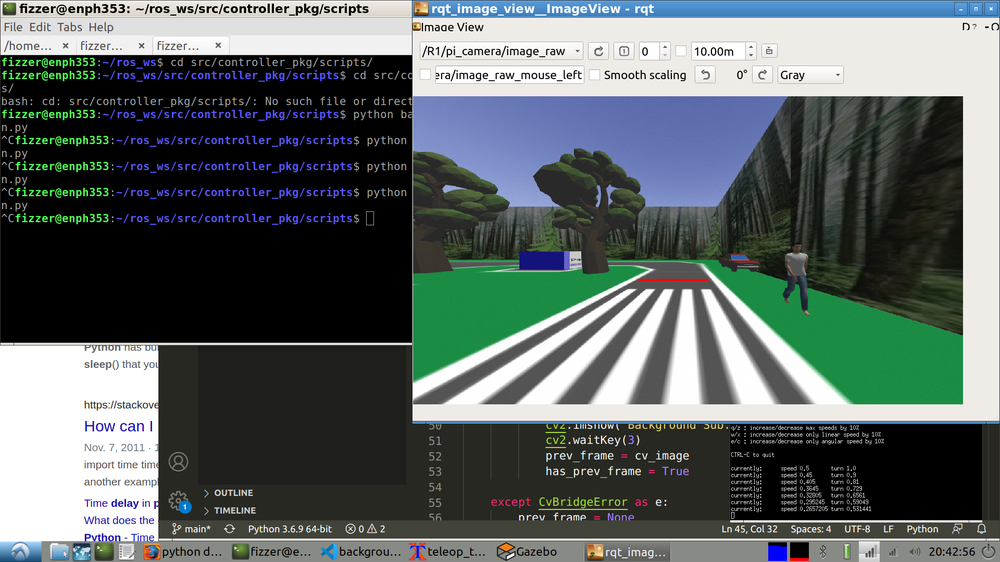
#> input picture scripts/frame1.png, 1000 x 562 px, shrunk from 1920 x 1080 before the run
$ python backsubtest.py
#> lines starting #> are read from the running program, lines starting #| are printed output that depends on the picture; after the words box and inside, x2 and y2 are one past the last pixel; in counts of white or black regions, pixels touching at a corner belong together
#!/usr/bin/env python

import numpy as np
import cv2 as cv
import time

img1 = cv.imread('frame1.png',cv.IMREAD_COLOR)
#> img1 is the input picture: shape (562, 1000, 3); mean B, G, R 100.1, 101.6, 92.3
img2 = cv.imread('frame2.png',cv.IMREAD_COLOR)
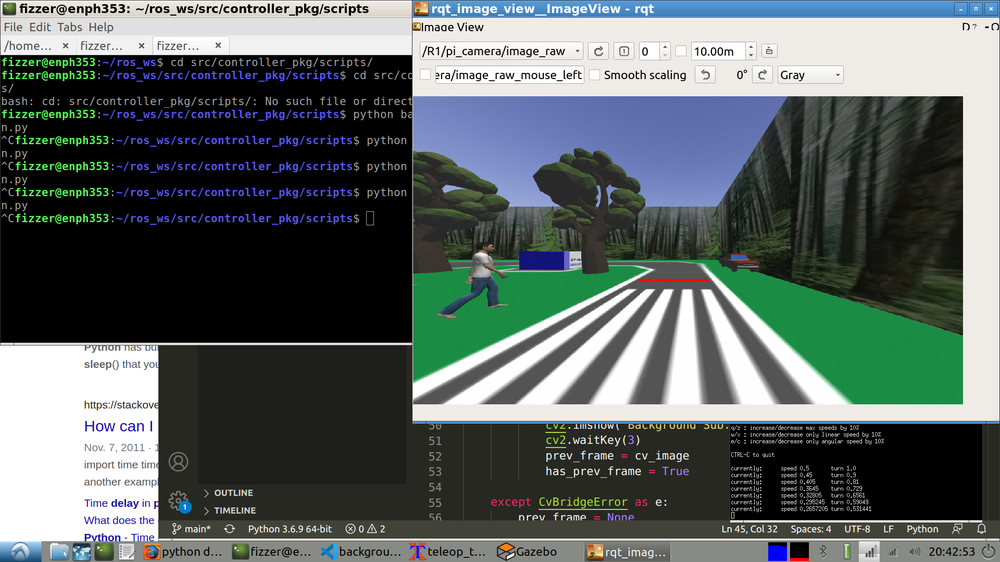
#> input picture scripts/frame2.png, 1000 x 562 px, shrunk from 1920 x 1080 before the run
#> img2 is the input picture: shape (562, 1000, 3); mean B, G, R 100.1, 101.5, 92.4

stack_image = cv.subtract(img1, img2)
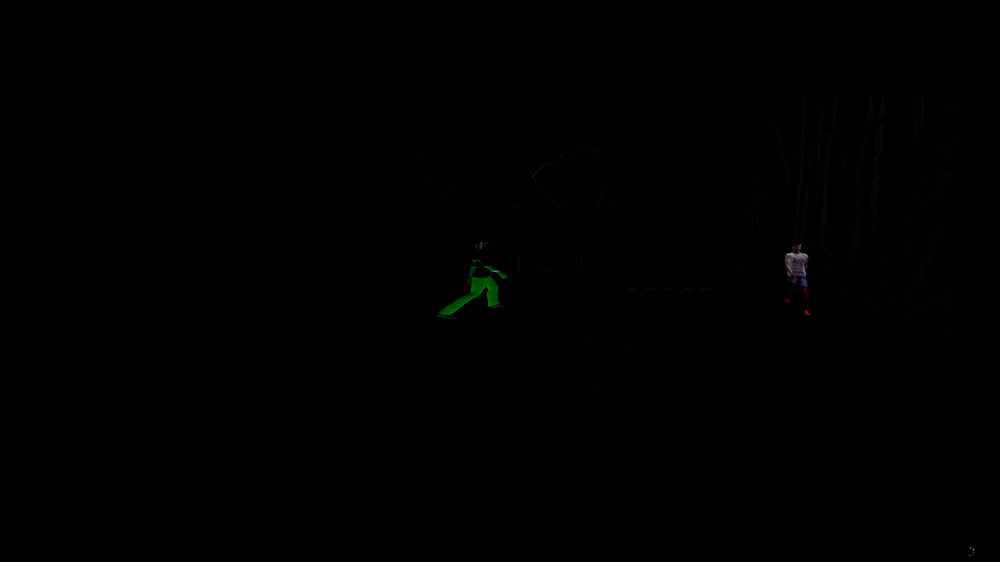
#> stack_image: shape (562, 1000, 3); mean B, G, R 0.3, 0.4, 0.3
gray = cv.cvtColor(stack_image, cv.COLOR_BGR2GRAY)
_, thresh = cv.threshold(gray,15,255,cv.THRESH_BINARY)
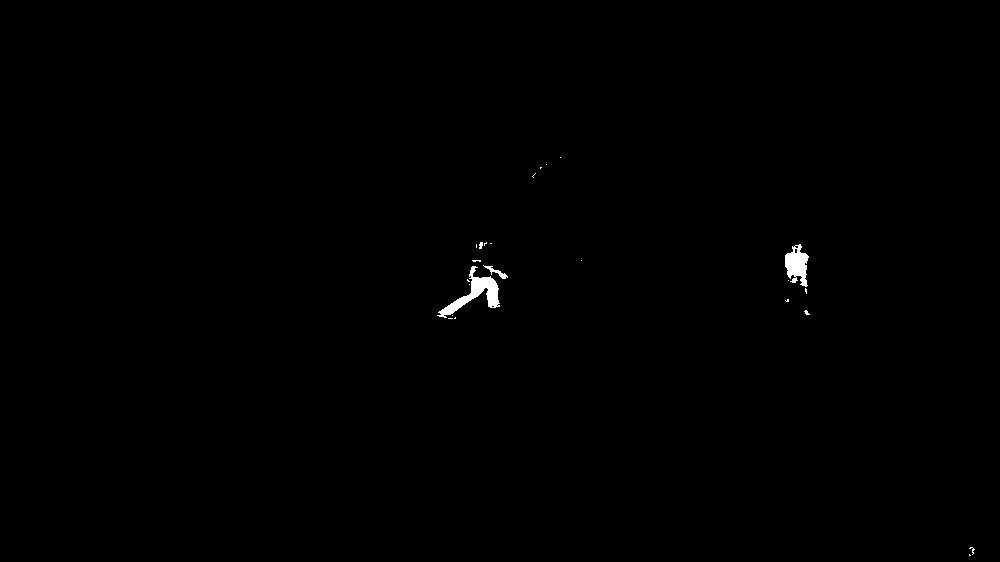
#> thresh: shape (562, 1000); 0.32% white; 24 white regions (20 under 20 px), largest, box (x1, y1, x2, y2) and area: (437, 266, 500, 318) 931, (785, 244, 809, 287) 628, (483, 265, 508, 279) 95, (479, 242, 483, 249) 22

window_name = "Background Subtraction"
cv.namedWindow(window_name)
while(1):
    cv.imshow(window_name,thresh)
    k = cv.waitKey(1) & 0xFF
#> (key Esc is pressed here)
    if k == 27:
        break

    time.sleep(0.1)
